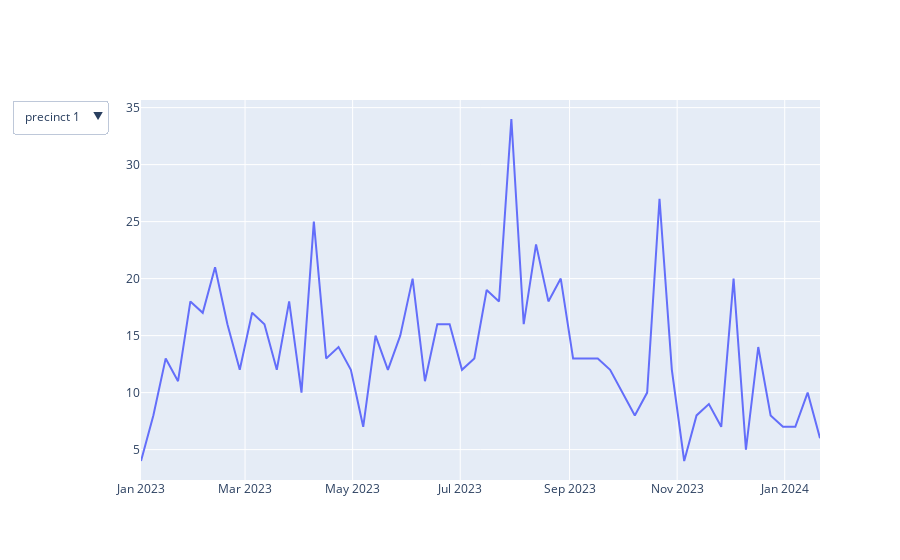

Write notebook code for a chart like this one.
### Code cell
#https://stackoverflow.com/questions/59406167/plotly-how-to-filter-a-pandas-dataframe-using-a-dropdown-menu
NPERIODS = 365

# # plotly
fig = go.Figure()

# set up ONE trace
fig.add_trace(go.Scatter(x=df_scatter.index,
                         y=df_scatter[df_scatter.columns[0]],
                         visible=True)
             )
#fig['data'][0]['line']['color']="#00ff00"

updatemenu = []
buttons = []

# button with one option for each dataframe
for col in df_scatter.columns:
    buttons.append(dict(method='restyle',
                        label=col,
                        visible=True,
                        args=[{'y':[df_scatter[col]],
                               'x':[df_scatter.index],
                               'type':'scatter'}, [0]],
                        )
                  )

# some adjustments to the updatemenus
updatemenu = []
your_menu = dict()
updatemenu.append(your_menu)

updatemenu[0]['buttons'] = buttons
updatemenu[0]['direction'] = 'down'
updatemenu[0]['showactive'] = True

# add dropdown menus to the figure
fig.update_layout(showlegend=False, updatemenus=updatemenu)
fig.show()
